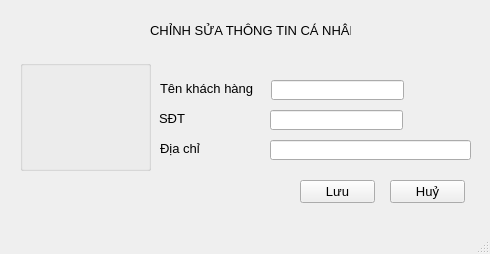
<?xml version="1.0" encoding="UTF-8"?>
<ui version="4.0">
 <class>thongtin</class>
 <widget class="QMainWindow" name="thongtin">
  <property name="geometry">
   <rect>
    <x>0</x>
    <y>0</y>
    <width>490</width>
    <height>254</height>
   </rect>
  </property>
  <property name="font">
   <font>
    <pointsize>10</pointsize>
   </font>
  </property>
  <property name="windowTitle">
   <string>MainWindow</string>
  </property>
  <widget class="QWidget" name="centralwidget">
   <widget class="QLabel" name="label_3">
    <property name="geometry">
     <rect>
      <x>150</x>
      <y>20</y>
      <width>201</width>
      <height>21</height>
     </rect>
    </property>
    <property name="text">
     <string>CHỈNH SỬA THÔNG TIN CÁ NHÂN</string>
    </property>
   </widget>
   <widget class="QPushButton" name="btnHuy">
    <property name="geometry">
     <rect>
      <x>390</x>
      <y>180</y>
      <width>75</width>
      <height>23</height>
     </rect>
    </property>
    <property name="text">
     <string>Huỷ</string>
    </property>
    <property name="icon">
     <iconset resource="res.qrc">
      <normaloff>:/res/res/icon/discard.png</normaloff>:/res/res/icon/discard.png</iconset>
    </property>
   </widget>
   <widget class="QPushButton" name="btnLuu">
    <property name="geometry">
     <rect>
      <x>300</x>
      <y>180</y>
      <width>75</width>
      <height>23</height>
     </rect>
    </property>
    <property name="text">
     <string>Lưu</string>
    </property>
    <property name="icon">
     <iconset resource="res.qrc">
      <normaloff>:/res/res/icon/save.png</normaloff>:/res/res/icon/save.png</iconset>
    </property>
   </widget>
   <widget class="QGroupBox" name="groupBox">
    <property name="geometry">
     <rect>
      <x>20</x>
      <y>60</y>
      <width>131</width>
      <height>111</height>
     </rect>
    </property>
    <property name="title">
     <string/>
    </property>
    <widget class="QLabel" name="label">
     <property name="geometry">
      <rect>
       <x>0</x>
       <y>20</y>
       <width>121</width>
       <height>71</height>
      </rect>
     </property>
     <property name="text">
      <string/>
     </property>
     <property name="pixmap">
      <pixmap resource="res.qrc">:/res/res/icon/personal-card.png</pixmap>
     </property>
    </widget>
   </widget>
   <widget class="QLineEdit" name="leditAdress">
    <property name="geometry">
     <rect>
      <x>270</x>
      <y>140</y>
      <width>201</width>
      <height>20</height>
     </rect>
    </property>
   </widget>
   <widget class="QLineEdit" name="leditName">
    <property name="geometry">
     <rect>
      <x>271</x>
      <y>80</y>
      <width>133</width>
      <height>20</height>
     </rect>
    </property>
    <property name="maxLength">
     <number>60</number>
    </property>
   </widget>
   <widget class="QLabel" name="label_2">
    <property name="geometry">
     <rect>
      <x>160</x>
      <y>80</y>
      <width>101</width>
      <height>16</height>
     </rect>
    </property>
    <property name="text">
     <string>Tên khách hàng</string>
    </property>
   </widget>
   <widget class="QLineEdit" name="leditPhone">
    <property name="geometry">
     <rect>
      <x>270</x>
      <y>110</y>
      <width>133</width>
      <height>20</height>
     </rect>
    </property>
    <property name="text">
     <string/>
    </property>
    <property name="maxLength">
     <number>12</number>
    </property>
   </widget>
   <widget class="QLabel" name="label_5">
    <property name="geometry">
     <rect>
      <x>159</x>
      <y>110</y>
      <width>80</width>
      <height>16</height>
     </rect>
    </property>
    <property name="text">
     <string>SĐT                    </string>
    </property>
   </widget>
   <widget class="QLabel" name="label_4">
    <property name="geometry">
     <rect>
      <x>160</x>
      <y>140</y>
      <width>71</width>
      <height>16</height>
     </rect>
    </property>
    <property name="text">
     <string>Địa chỉ             </string>
    </property>
   </widget>
  </widget>
  <widget class="QMenuBar" name="menubar">
   <property name="geometry">
    <rect>
     <x>0</x>
     <y>0</y>
     <width>490</width>
     <height>23</height>
    </rect>
   </property>
  </widget>
  <widget class="QStatusBar" name="statusbar"/>
 </widget>
 <resources>
  <include location="res.qrc"/>
 </resources>
 <connections/>
</ui>
